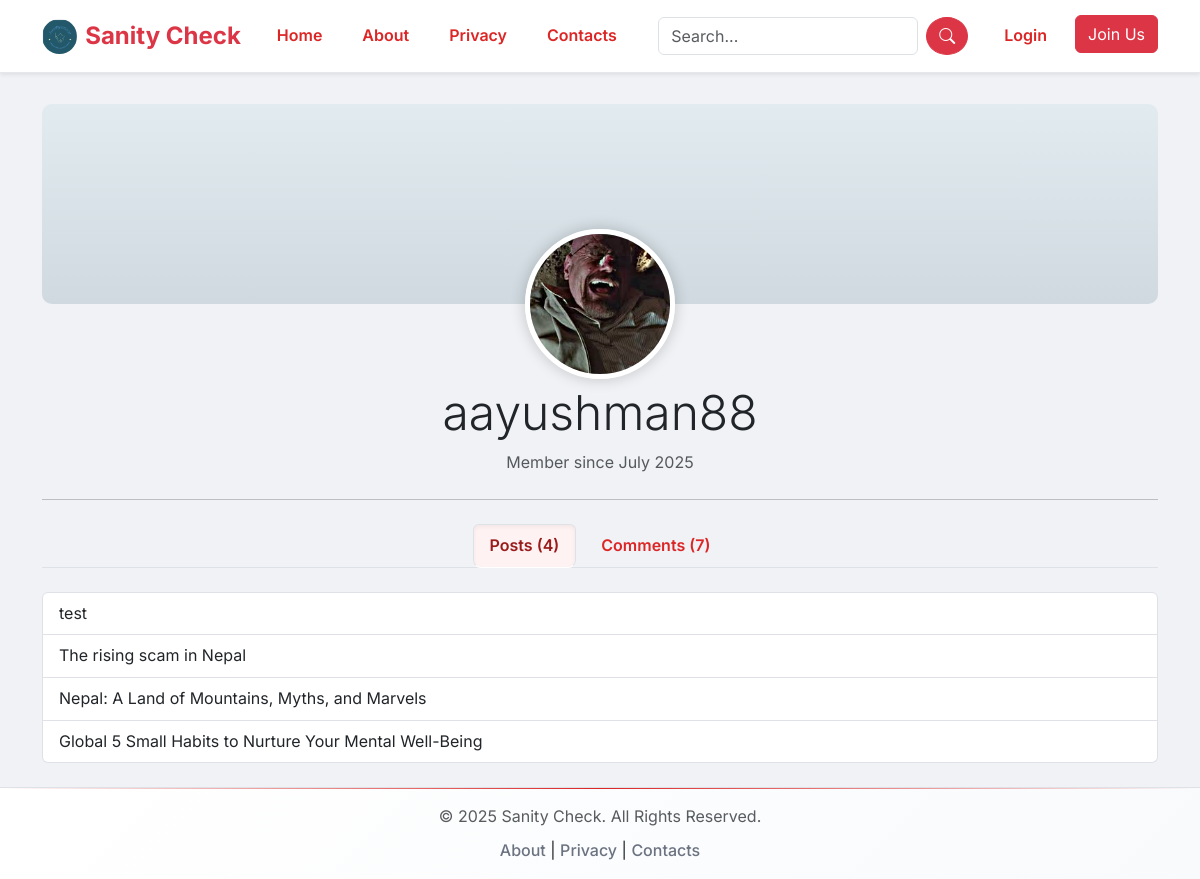
/profile/aayushman88/, run on the app's committed database.
### blog/models.py (models this page shows, shortened)
class SiteSettings(models.Model):
    site_name = models.CharField(max_length=100, default="Sanity Check")
    logo = models.ImageField(upload_to='logo/', blank=True, null=True)
    favicon = models.ImageField(upload_to='logo/', blank=True, null=True)
    class Meta:
        verbose_name_plural = "Site Settings"

class Profile(models.Model):
    user = models.OneToOneField(User, on_delete=models.CASCADE)
    image = models.ImageField(default='default.jpg', upload_to='profile_pics')
    bio = models.TextField(max_length=500, blank=True) # <-- ADD THIS LINE

class Post(models.Model):
    title = models.CharField(max_length=200)
    genre = models.ForeignKey(Genre, on_delete=models.SET_NULL, null=True, blank=True)
    content = RichTextField()
    photo = models.ImageField(upload_to='post_photos/', blank=True, null=True)
    author = models.ForeignKey(User, on_delete=models.CASCADE)
    created_at = models.DateTimeField(default=timezone.now)
    updated_at = models.DateTimeField(auto_now=True)
    def get_absolute_url(self):
        return reverse('post_detail', kwargs={'pk': self.pk})

### blog/views.py (the view)
# urls.py: path('profile/<str:username>/', views.profile_page, name='profile_page'),
def profile_page(request, username):
    profile_user = get_object_or_404(User, username=username)
    Profile.objects.get_or_create(user=profile_user) # This will now work
    context = {
        'profile_user': profile_user,
        'posts': Post.objects.filter(author=profile_user).order_by('-created_at'),
        'comments': Comment.objects.filter(author=profile_user, status='approved').order_by('-created_at'),
    }
    return render(request, 'blog/profile_page.html', context) # You were missing a return here

### blog/context_processors.py (called while the page is built)
def extras_context(request):
    context = {
        'unread_notifications_count': 0,
        'all_genres': Genre.objects.all(),
        'site_settings': SiteSettings.objects.first()
    }
    if request.user.is_authenticated:
        context['unread_notifications_count'] = Notification.objects.filter(user=request.user, read=False).count()
    return context

### blog/templates/blog/profile_page.html (shortened to what this page needs)
{% extends "base.html" %}
{% block content %}
<div class="profile-page">
    <div class="profile-banner">
        <img src="{{ profile_user.profile.image.url }}" class="profile-avatar" alt="{{ profile_user.username }}">
    </div>
    <div class="profile-header text-center">
        <h1 class="display-5">{{ profile_user.username }}</h1>
        <p class="text-muted">Member since {{ profile_user.date_joined|date:"F Y" }}</p>
    </div>
    <hr class="my-4">
    <ul class="nav nav-tabs justify-content-center" id="profileTab" role="tablist">
        <li class="nav-item" role="presentation">
            <button class="nav-link active" id="posts-tab" data-bs-toggle="tab" data-bs-target="#posts" type="button">Posts ({{ posts.count }})</button>
        </li>
        <li class="nav-item" role="presentation">
            <button class="nav-link" id="comments-tab" data-bs-toggle="tab" data-bs-target="#comments" type="button">Comments ({{ comments.count }})</button>
        </li>
    </ul>
    <div class="tab-content mt-4" id="profileTabContent">
        <div class="tab-pane fade show active" id="posts" role="tabpanel">
            <div class="list-group">
            {% for post in posts %}
                <a href="{{ post.get_absolute_url }}" class="list-group-item list-group-item-action">{{ post.title }}</a>
            {% empty %}
                <p class="text-center text-muted">This user has not created any posts yet.</p>
            {% endfor %}
            </div>
        </div>
    </div>
</div>
{% endblock %}

### templates/base.html (shortened to what this page needs)
{% load static %}
<!DOCTYPE html>
<html lang="en">
<head>
  <link href="https://cdn.jsdelivr.net/npm/bootstrap@5.3.2/dist/css/bootstrap.min.css" rel="stylesheet" />
  <link rel="stylesheet" href="https://cdn.jsdelivr.net/npm/bootstrap-icons@1.11.3/font/bootstrap-icons.css"/>
  <link rel="stylesheet" href="{% static 'css/style.css' %}">
</head>
<body>
  <nav class="navbar navbar-expand-lg navbar-light bg-white fixed-top shadow-sm">
    <div class="container">
      <a class="navbar-brand d-flex align-items-center" href="{% url 'post_list' %}">
        {% if site_settings.logo %}
          <img src="{{ site_settings.logo.url }}" alt="{{ site_settings.site_name }} Logo" height="35" class="me-2 rounded-circle">
        {% else %}
          <i class="bi bi-shield-check-fill me-2"></i>
        {% endif %}
        <span class="fw-bold text-danger">{{ site_settings.site_name }}</span>
      </a>
      <div class="collapse navbar-collapse" id="navbarNav">
        <ul class="navbar-nav me-auto">
          <li class="nav-item"><a class="nav-link {% if request.resolver_match.url_name == 'post_list' %}active{% endif %}" href="{% url 'post_list' %}">Home</a></li>
          <li class="nav-item"><a class="nav-link {% if request.resolver_match.url_name == 'about' %}active{% endif %}" href="{% url 'about' %}">About</a></li>
          <li class="nav-item"><a class="nav-link {% if request.resolver_match.url_name == 'privacy' %}active{% endif %}" href="{% url 'privacy' %}">Privacy</a></li>
          <li class="nav-item"><a class="nav-link {% if request.resolver_match.url_name == 'contacts' %}active{% endif %}" href="{% url 'contacts' %}">Contacts</a></li>
        </ul>
        <form class="d-flex me-3" method="get" action="{% url 'search_results' %}">
          <input class="form-control me-2" type="search" name="q" placeholder="Search...">
          <button class="btn btn-danger rounded-circle" type="submit"><i class="bi bi-search"></i></button>
        </form>
        <ul class="navbar-nav">
          {% if user.is_authenticated %}
            <li class="nav-item notification-badge me-2">
              <a class="nav-link" href="{% url 'dashboard' %}" title="Dashboard & Notifications">
                <i class="bi bi-bell-fill fs-5"></i>
                {% if unread_notifications_count > 0 %}
                  <span class="badge bg-danger rounded-pill badge-count">{{ unread_notifications_count }}</span>
                {% endif %}
              </a>
            </li>
            <li class="nav-item dropdown">
              <a class="nav-link dropdown-toggle" href="#" role="button" data-bs-toggle="dropdown"><i class="bi bi-person-circle fs-5"></i></a>
              <ul class="dropdown-menu dropdown-menu-end">
                <li><h6 class="dropdown-header">Welcome, {{ user.username|title }}</h6></li>
                <li><hr class="dropdown-divider"></li>
                <li><a class="dropdown-item" href="{% url 'profile_page' username=user.username %}"><i class="bi bi-person-fill me-2"></i>My Profile</a></li>
                <li><a class="dropdown-item" href="{% url 'dashboard' %}"><i class="bi bi-speedometer2 me-2"></i>Dashboard</a></li>
                {% if perms.blog.add_post %}
                  <li><a class="dropdown-item" href="{% url 'post_create' %}"><i class="bi bi-plus-circle me-2"></i>Create Post</a></li>
                {% endif %}
                {% if user.is_superuser %}
                  <li><a class="dropdown-item" href="{% url 'admin_dashboard' %}"><i class="bi bi-gear-fill me-2"></i>Admin Tools</a></li>
                {% endif %}
                <li><hr class="dropdown-divider" /></li>
                <li>
                  <form method="post" action="{% url 'logout' %}">
                    {% csrf_token %}
                    <button type="submit" class="dropdown-item"><i class="bi bi-box-arrow-right me-2"></i>Logout</button>
                  </form>
                </li>
              </ul>
            </li>
          {% else %}
            <li class="nav-item"><a class="nav-link" href="{% url 'login' %}">Login</a></li>
            <li class="nav-item"><a class="btn btn-danger ms-2" href="{% url 'register' %}">Join Us</a></li>
          {% endif %}
        </ul>
      </div>
    </div>
  </nav>
  <main class="container py-4">
    {% block content %}{% endblock %}
  </main>
  <footer class="footer mt-auto py-3 bg-light border-top">
    <div class="container text-center">
      <span class="text-muted">© {% now "Y" %} {{ site_settings.site_name }}. All Rights Reserved.</span>
      <div class="mt-2">
        <a href="{% url 'about' %}">About</a> |
        <a href="{% url 'privacy' %}">Privacy</a> |
        <a href="{% url 'contacts' %}">Contacts</a>
      </div>
    </div>
  </footer>
</body>
</html>

### blog/static/css/style.css (style rules this page uses)
:root { --primary-red: #DC2626; --primary-dark: #991B1B; --accent: #FEF2F2; --gray-dark: #1F2937; --gray-medium: #6B7280; --gray-light: #F9FAFB; --white: #FFFFFF; --font-main: 'Inter', -apple-system, BlinkMacSystemFont, 'Segoe UI', sans-serif; --shadow-sm: 0 1px 2px 0 rgb(0 0 0 / 0.05); --shadow-md: 0 4px 6px -1px rgb(0 0 0 / 0.1), 0 2px 4px -2px rgb(0 0 0 / 0.1); --shadow-lg: 0 10px 15px -3px rgb(0 0 0 / 0.1), 0 4px 6px -4px rgb(0 0 0 / 0.1); --shadow-xl: 0 20px 25px -5px rgb(0 0 0 / 0.1), 0 8px 10px -6px rgb(0 0 0 / 0.1); }
* { margin: 0; padding: 0; box-sizing: border-box; }
body { font-family: var(--font-main); background: linear-gradient(135deg, #f5f7fa 0%, #c3cfe2 100%); color: var(--gray-dark); padding-top: 80px; display: flex; flex-direction: column; min-height: 100vh; line-height: 1.6; }
main { flex-grow: 1; position: relative; }
.navbar { background: rgba(255, 255, 255, 0.85) !important; backdrop-filter: blur(15px); box-shadow: var(--shadow-md); border-bottom: 1px solid #e5e7eb; padding: 0.75rem 0; transition: all 0.3s ease; }
.navbar-brand { font-weight: 700; font-size: 1.5rem; color: var(--primary-red) !important; }
.nav-link { color: var(--gray-dark) !important; font-weight: 600; padding: 0.5rem 1rem !important; border-radius: 8px; margin: 0 0.25rem; transition: all 0.2s ease-in-out; }
.nav-link.active { color: var(--primary-red) !important; background-color: var(--accent); box-shadow: inset 0 2px 4px rgba(0,0,0,0.05); }
footer { background: linear-gradient(135deg, var(--white) 0%, #f8fafc 100%); border-top: 1px solid #e5e7eb; padding: 3rem 0 2rem 0; margin-top: 4rem; position: relative; }
footer::before { content: ''; position: absolute; top: 0; left: 0; right: 0; height: 1px; background: linear-gradient(90deg, transparent, var(--primary-red), transparent); }
footer a { color: var(--gray-medium); text-decoration: none; transition: all 0.3s ease; font-weight: 500; position: relative; }
footer a::after { content: ''; position: absolute; width: 0; height: 2px; bottom: -2px; left: 0; background: var(--primary-red); transition: width 0.3s ease; }
.container { position: relative; }
html { scroll-behavior: smooth; }
a { transition: all 0.3s cubic-bezier(0.4, 0, 0.2, 1); }
body { background: #f0f2f5 !important; color: #212529; }
.navbar { background: #ffffff !important; backdrop-filter: none !important; }
.navbar-brand, .nav-link { color: var(--primary-red) !important; }
.nav-link:hover, .nav-link.active { color: var(--primary-dark) !important; background-color: var(--accent) !important; }
.profile-banner { height: 200px; background-color: #e9ecef; background-image: linear-gradient(to top, #cfd9df 0%, #e2ebf0 100%); border-radius: 10px; position: relative; margin-bottom: 80px; }
.profile-avatar { width: 150px; height: 150px; border-radius: 50%; object-fit: cover; border: 5px solid white; box-shadow: 0 0 15px rgba(0,0,0,0.2); position: absolute; bottom: -75px; left: 50%; transform: translateX(-50%); }

### data on the page
SiteSettings: logo (picture), site_name "Sanity Check"
Post: title "test"
Post: title "The rising scam in Nepal"
Post: title "Nepal: A Land of Mountains, Myths, and Marvels"
Post: title "Global 5 Small Habits to Nurture Your Mental Well-Being"

### other printed values
{{ profile_user.username }} "aayushman88"
{{ profile_user.date_joined|date:"F Y" }} "July 2025"
{{ posts.count }} "4"
{{ comments.count }} "7"
